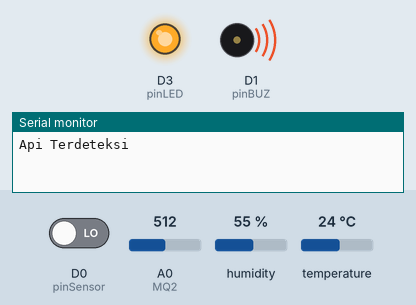
This sketch was run on a simulated ESP8266 (NodeMCU). Parts: output pins drawn as LEDs (lit = HIGH), buzzer (waves = sounding, pin HIGH), the last lines printed to the serial monitor. The test bench sets the inputs (shaded band); at power-on: A0 (MQ2) = 512, D0 (pinSensor) LOW, humidity 55 %, temperature 24 °C. WiFi joins after 1.5 s; servers stay silent unless stated; web services answer with replies made up by the test bench.

Above: at 3.2 s.
3.3 s: A0 (MQ2) set to 326
9.6 s: A0 (MQ2) set to 305
At 16.2 s:
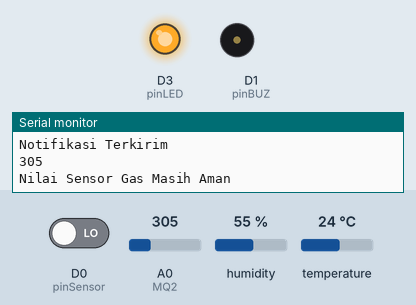
23.6 s: D0 (pinSensor) driven HIGH
At 27.3 s:
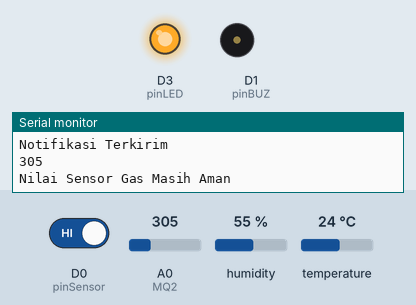
33.1 s: D0 (pinSensor) driven LOW
At 36.1 s:
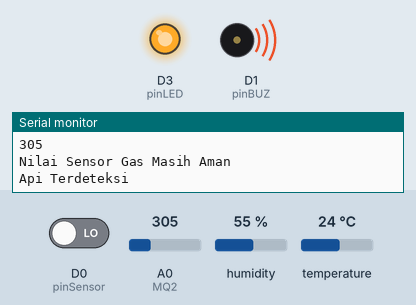
47.1 s: A0 (MQ2) set to 511
At 48.0 s:
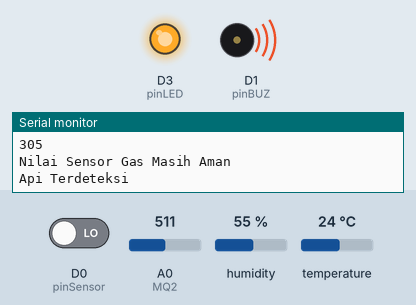
Timing chart, 0 to 50.1 s (numbered marks = the images above; inputs shaded):
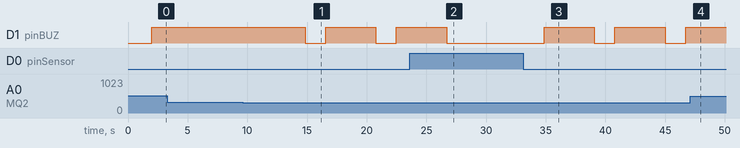

The sketch:

smarthome.ino
```cpp
//Library
#include <ESP8266HTTPClient.h>
#include <ESP8266WiFi.h>
#include <MQ2.h>
#include <DHT.h>
#include <ThingSpeak.h>

//Sambung ke ThingSpeak
String apiKey = "C3R0IHAUEIMXGAD5";
unsigned long myChannelNumber = 2635101;
const char * myWriteAPIKey = "C3R0IHAUEIMXGAD5";
const char *server = "api.thingspeak.com";
//Mengkonfigurasi WiFi
const char* ssid = "Pakek Ajah";
const char* password = "1sampai8";

#define MQ2 A0
int sensorValue = 0;
int Nilaisensor = 0;
int pinSensor = D0; // Misalnya, sensor di pin D0
int pinLED = D3;   // Misalnya, LED di pin D3
//menambah elemen buzzer sebagai alarm
int pinBUZ = D1;
//tambahkan pin LED jika ingin digunakan sebagai indikator seperti buzzer

DHT dht(D4, DHT11);
String url;
WiFiClient client;


void setup() {
 Serial.begin(9600);
 pinMode(pinSensor, INPUT);
  pinMode(pinLED, OUTPUT);
pinMode(pinBUZ, OUTPUT);
 //Mengkoneksikan WiFi
 WiFi.hostname("NodeMCU");
 WiFi.begin(ssid, password);
 //Menguji Koneksi WiFi
 while(WiFi.status() != WL_CONNECTED)
 {
   //Serial.println("Gagal terhubung ke jaringan WiFi!");
 digitalWrite(pinLED, LOW);
 delay(500);
 }
 //Serial.println("Berhasil terhubung ke jaringan WiFi!");
 digitalWrite(pinLED,HIGH);
 delay(500);
  // Inisialisasi ThingSpeak
  ThingSpeak.begin(client);
}

void loop() {
 //Membaca nilai sensor api
 int api = digitalRead(pinSensor);
 if(api==1)
 {
 //Tidak ada apa notifikasi tidak terkirim
 Serial.println("Api Diluar Jangkauan");
digitalWrite(pinBUZ, LOW);
 delay(500);
 }
 else
 {
 Serial.println("Api Terdeteksi");
  digitalWrite(pinBUZ, HIGH);
  delay(3000);
kirim_wa("Bahaya!!! \n Telah Ditemukan Titik Api");
 }
 delay(1000);

 //Membaca nilai gas
 int value = analogRead(MQ2);
 Serial.println(value);
  value = map(value, 0, 1024, 0, 100);
   if (value <= 30) {
    //Tidak ada apa notifikasi tidak terkirim
     digitalWrite(pinBUZ, LOW);
 delay(500);
 Serial.println("Nilai Sensor Gas Masih Aman");
  } else if (value > 30) {
    //Kirim Notifikasi
   Serial.println("Nilai Gas Sensor Tidak Aman");
    digitalWrite(pinBUZ, HIGH);
    delay(3000);
kirim_wa("Bahaya!!! \n Nilai Gas Sensor Tidak Aman");
  }

  // Membaca nilai DHT11
  float h = dht.readHumidity();
  float t = dht.readTemperature();
   if (isnan(h) || isnan(t)) {
    Serial.println("Gagal Membaca dari DHT sensor!");
    return;
  }
  ThingSpeak.writeField(myChannelNumber, 1,t, myWriteAPIKey);
  ThingSpeak.writeField(myChannelNumber, 2,h, myWriteAPIKey);
  ThingSpeak.writeField(myChannelNumber, 3,value, myWriteAPIKey);

  // Membaca nilai dari sensor
  Nilaisensor = analogRead(A0);  // membaca dari pin A0
  sensorValue = digitalRead(D4);  // membaca dari pin D4

  // Mengirim data ke ThingSpeak
  ThingSpeak.setField(3, value); // Mengirimkan ke Field 3 pada ThingSpeak yaitu Gas
  ThingSpeak.setField(2, h); // Mengirimkan ke Field 2 pada ThingSpeak yaitu Kelembapan
  ThingSpeak.setField(1, t);// Mengirimkan ke Field 1 pada ThingSpeak yaitu Suhu
  ThingSpeak.writeFields(myChannelNumber, myWriteAPIKey);
}

void kirim_wa(String pesan)
{
url = "http://api.callmebot.com/whatsapp.php?phone=6282319825591&text="+ urlencode(pesan) +"&apikey=3276038";
//Mengirimkan pesan
postData();
}

void postData()
{
 //variabel status pesan wa
 int httpCode;
 //variabel protokol server http bot
 HTTPClient http;
 //eksekusi link URL
 http.begin(client, url);
 httpCode = http.POST(url);
 //menguji nilai variabel
 if(httpCode==200)
 {
 Serial.println("Notifikasi Terkirim");
 }
 else
 {
 Serial.println("Notifikasi Tidak Terkirim");
 }
 http.end();
 }

 String urlencode(String str)
{
 String encodedString="";
 char c;
 char code0, code1, code2;
 for(int i=0; i<str.length(); i++)
 {
 c = str.charAt(i);
 if(c == ' '){
 encodedString += '+' ;
 }
 else if(isalnum(c))
 {
 encodedString += c;
 }
else
 {
 code1 = (c & 0xf) + '0';
 if((c & 0xf) > 9) {
 code1 = (c & 0xf) - 10 + 'A';
 }
 c = (c>>4)&0xf;
 code0 = c+'0';
 if(c > 9) {
 code0 = c - 10 + 'A';
 }
 code2 = '\0';
 encodedString += '%';
 encodedString += code0;
 encodedString += code1;
 }
 yield();
 }
 Serial.println(encodedString);
 return encodedString;
}
```

Measured:
- the behaviour switches between 313 and 312 on A0 (MQ2) (found by bisection; images 0 and 1)
- after the input at 9.6 s, D1 (pinBUZ): alternates HIGH for 4.2 s and LOW for 1.7 s, starting after 5.2 s
- after the input at 23.6 s, D1 (pinBUZ): goes on until 26.7 s, then stays LOW
- after the input at 33.1 s, D1 (pinBUZ): alternates HIGH for 4.2 s and LOW for 1.7 s, starting after 1.8 s
- after the input at 47.1 s, D1 (pinBUZ): stays HIGH (without the input it goes to LOW after 3.8 s)
